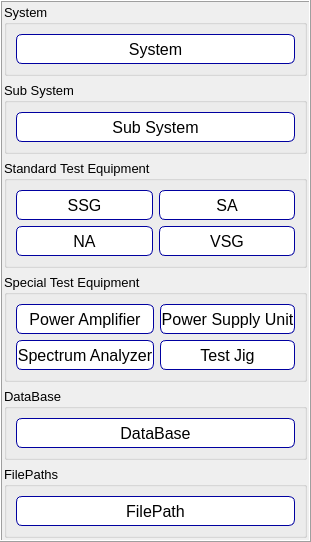
         <widget class="QFrame" name="frame">
          <property name="frameShape">
           <enum>QFrame::Box</enum>
          </property>
          <property name="frameShadow">
           <enum>QFrame::Raised</enum>
          </property>
          <layout class="QVBoxLayout" name="verticalLayout_2">
           <property name="leftMargin">
            <number>2</number>
           </property>
           <property name="topMargin">
            <number>2</number>
           </property>
           <property name="rightMargin">
            <number>2</number>
           </property>
           <property name="bottomMargin">
            <number>2</number>
           </property>
           <item>
            <widget class="QGroupBox" name="GB_System">
             <property name="font">
              <font>
               <family>Arial</family>
               <pointsize>10</pointsize>
               <weight>50</weight>
               <bold>false</bold>
              </font>
             </property>
             <property name="title">
              <string>System</string>
             </property>
             <layout class="QGridLayout" name="gridLayout">
              <item row="0" column="0">
               <widget class="QPushButton" name="PB_System">
                <property name="minimumSize">
                 <size>
                  <width>0</width>
                  <height>30</height>
                 </size>
                </property>
                <property name="font">
                 <font>
                  <family>Arial</family>
                  <pointsize>12</pointsize>
                  <weight>50</weight>
                  <bold>false</bold>
                 </font>
                </property>
                <property name="styleSheet">
                 <string notr="true">QPushButton
					{
                       border: 1px solid rgb(0,0,160);	
					 border-radius : 6px;
	background-color: rgb(255, 255, 255);
						
					}
 					 QPushButton:hover{
			
                 	background-color:  rgb(246, 255, 187);
	                                  
}

QPushButton:pressed{
  background-color :rgb(246, 255, 187);
}
</string>
                </property>
                <property name="text">
                 <string>System</string>
                </property>
               </widget>
              </item>
             </layout>
            </widget>
           </item>
           <item>
            <widget class="QGroupBox" name="GB_Subsystem">
             <property name="font">
              <font>
               <family>Arial</family>
               <pointsize>10</pointsize>
               <weight>50</weight>
               <bold>false</bold>
              </font>
             </property>
             <property name="title">
              <string>Sub System</string>
             </property>
             <layout class="QGridLayout" name="gridLayout_2">
              <item row="0" column="0">
               <widget class="QPushButton" name="PB_Subsystem">
                <property name="minimumSize">
                 <size>
                  <width>0</width>
                  <height>30</height>
                 </size>
                </property>
                <property name="font">
                 <font>
                  <family>Arial</family>
                  <pointsize>12</pointsize>
                  <weight>50</weight>
                  <bold>false</bold>
                 </font>
                </property>
                <property name="styleSheet">
                 <string notr="true">QPushButton
					{
                       border: 1px solid rgb(0,0,160);	
					 border-radius : 6px;
	background-color: rgb(255, 255, 255);
						
					}
 					 QPushButton:hover{
			
                 	background-color:  rgb(246, 255, 187);
	                                  
}

QPushButton:pressed{
  background-color :rgb(246, 255, 187);
}
</string>
                </property>
                <property name="text">
                 <string>Sub System</string>
                </property>
               </widget>
              </item>
             </layout>
            </widget>
           </item>
           <item>
            <widget class="QGroupBox" name="GB_Standardtestequipment">
             <property name="font">
              <font>
               <family>Arial</family>
               <pointsize>10</pointsize>
               <weight>50</weight>
               <bold>false</bold>
              </font>
             </property>
             <property name="title">
              <string>Standard Test Equipment</string>
             </property>
             <layout class="QGridLayout" name="gridLayout_3">
              <item row="0" column="0">
               <widget class="QPushButton" name="PB_SSG">
                <property name="minimumSize">
                 <size>
                  <width>0</width>
                  <height>30</height>
                 </size>
                </property>
                <property name="font">
                 <font>
                  <family>Arial</family>
                  <pointsize>12</pointsize>
                  <weight>50</weight>
                  <bold>false</bold>
                 </font>
                </property>
                <property name="styleSheet">
                 <string notr="true">QPushButton
					{
                       border: 1px solid rgb(0,0,160);	
					 border-radius : 6px;
	background-color: rgb(255, 255, 255);
						
					}
 					 QPushButton:hover{
			
                 	background-color:  rgb(246, 255, 187);
	                                  
}

QPushButton:pressed{
  background-color :rgb(246, 255, 187);
}
</string>
                </property>
                <property name="text">
                 <string>SSG</string>
                </property>
               </widget>
              </item>
              <item row="0" column="1">
               <widget class="QPushButton" name="PB_SA">
                <property name="minimumSize">
                 <size>
                  <width>0</width>
                  <height>30</height>
                 </size>
                </property>
                <property name="font">
                 <font>
                  <family>Arial</family>
                  <pointsize>12</pointsize>
                  <weight>50</weight>
                  <bold>false</bold>
                 </font>
                </property>
                <property name="styleSheet">
                 <string notr="true">QPushButton
					{
                       border: 1px solid rgb(0,0,160);	
					 border-radius : 6px;
	background-color: rgb(255, 255, 255);
						
					}
 					 QPushButton:hover{
			
                 	background-color:  rgb(246, 255, 187);
	                                  
}

QPushButton:pressed{
  background-color :rgb(246, 255, 187);
}
</string>
                </property>
                <property name="text">
                 <string>SA</string>
                </property>
               </widget>
              </item>
              <item row="1" column="0">
               <widget class="QPushButton" name="PB_NA">
                <property name="minimumSize">
                 <size>
                  <width>0</width>
                  <height>30</height>
                 </size>
                </property>
                <property name="font">
                 <font>
                  <family>Arial</family>
                  <pointsize>12</pointsize>
                  <weight>50</weight>
                  <bold>false</bold>
                 </font>
                </property>
                <property name="styleSheet">
                 <string notr="true">QPushButton
					{
                       border: 1px solid rgb(0,0,160);	
					 border-radius : 6px;
	background-color: rgb(255, 255, 255);
						
					}
 					 QPushButton:hover{
			
                 	background-color:  rgb(246, 255, 187);
	                                  
}

QPushButton:pressed{
  background-color :rgb(246, 255, 187);
}
</string>
                </property>
                <property name="text">
                 <string>NA</string>
                </property>
               </widget>
              </item>
              <item row="1" column="1">
               <widget class="QPushButton" name="PB_VSG">
                <property name="minimumSize">
                 <size>
                  <width>0</width>
                  <height>30</height>
                 </size>
                </property>
                <property name="font">
                 <font>
                  <family>Arial</family>
                  <pointsize>12</pointsize>
                  <weight>50</weight>
                  <bold>false</bold>
                 </font>
                </property>
                <property name="styleSheet">
                 <string notr="true">QPushButton
					{
                       border: 1px solid rgb(0,0,160);	
					 border-radius : 6px;
	background-color: rgb(255, 255, 255);
						
					}
 					 QPushButton:hover{
			
                 	background-color:  rgb(246, 255, 187);
	                                  
}

QPushButton:pressed{
  background-color :rgb(246, 255, 187);
}
</string>
                </property>
                <property name="text">
                 <string>VSG</string>
                </property>
               </widget>
              </item>
             </layout>
            </widget>
           </item>
           <item>
            <widget class="QGroupBox" name="GB_Specialtestequipment">
             <property name="font">
              <font>
               <family>Arial</family>
               <pointsize>10</pointsize>
               <weight>50</weight>
               <bold>false</bold>
              </font>
             </property>
             <property name="title">
              <string>Special Test Equipment</string>
             </property>
             <layout class="QGridLayout" name="gridLayout_4">
              <item row="0" column="0">
               <widget class="QPushButton" name="PB_Poweramplifier">
                <property name="minimumSize">
                 <size>
                  <width>0</width>
                  <height>30</height>
                 </size>
                </property>
                <property name="font">
                 <font>
                  <family>Arial</family>
                  <pointsize>12</pointsize>
                  <weight>50</weight>
                  <bold>false</bold>
                 </font>
                </property>
                <property name="styleSheet">
                 <string notr="true">QPushButton
					{
                       border: 1px solid rgb(0,0,160);	
					 border-radius : 6px;
	background-color: rgb(255, 255, 255);
						
					}
 					 QPushButton:hover{
			
                 	background-color:  rgb(246, 255, 187);
	                                  
}

QPushButton:pressed{
  background-color :rgb(246, 255, 187);
}
</string>
                </property>
                <property name="text">
                 <string>Power Amplifier</string>
                </property>
               </widget>
              </item>
              <item row="0" column="1">
               <widget class="QPushButton" name="PB_Powersupplyunit">
                <property name="minimumSize">
                 <size>
                  <width>0</width>
                  <height>30</height>
                 </size>
                </property>
                <property name="font">
                 <font>
                  <family>Arial</family>
                  <pointsize>12</pointsize>
                  <weight>50</weight>
                  <bold>false</bold>
                 </font>
                </property>
                <property name="styleSheet">
                 <string notr="true">QPushButton
					{
                       border: 1px solid rgb(0,0,160);	
					 border-radius : 6px;
	background-color: rgb(255, 255, 255);
						
					}
 					 QPushButton:hover{
			
                 	background-color:  rgb(246, 255, 187);
	                                  
}

QPushButton:pressed{
  background-color :rgb(246, 255, 187);
}
</string>
                </property>
                <property name="text">
                 <string>Power Supply Unit</string>
                </property>
               </widget>
              </item>
              <item row="1" column="0">
               <widget class="QPushButton" name="PB_Spectrumanalyzer">
                <property name="minimumSize">
                 <size>
                  <width>0</width>
                  <height>30</height>
                 </size>
                </property>
                <property name="font">
                 <font>
                  <family>Arial</family>
                  <pointsize>12</pointsize>
                  <weight>50</weight>
                  <bold>false</bold>
                 </font>
                </property>
                <property name="styleSheet">
                 <string notr="true">QPushButton
					{
                       border: 1px solid rgb(0,0,160);	
					 border-radius : 6px;
	background-color: rgb(255, 255, 255);
						
					}
 					 QPushButton:hover{
			
                 	background-color:  rgb(246, 255, 187);
	                                  
}

QPushButton:pressed{
  background-color :rgb(246, 255, 187);
}
</string>
                </property>
                <property name="text">
                 <string>Spectrum Analyzer</string>
                </property>
               </widget>
              </item>
              <item row="1" column="1">
               <widget class="QPushButton" name="PB_Testjig">
                <property name="minimumSize">
                 <size>
                  <width>0</width>
                  <height>30</height>
                 </size>
                </property>
                <property name="font">
                 <font>
                  <family>Arial</family>
                  <pointsize>12</pointsize>
                  <weight>50</weight>
                  <bold>false</bold>
                 </font>
                </property>
                <property name="styleSheet">
                 <string notr="true">QPushButton
					{
                       border: 1px solid rgb(0,0,160);	
					 border-radius : 6px;
	background-color: rgb(255, 255, 255);
						
					}
 					 QPushButton:hover{
			
                 	background-color:  rgb(246, 255, 187);
	                                  
}

QPushButton:pressed{
  background-color :rgb(246, 255, 187);
}
</string>
                </property>
                <property name="text">
                 <string>Test Jig</string>
                </property>
               </widget>
              </item>
             </layout>
            </widget>
           </item>
           <item>
            <widget class="QGroupBox" name="GB_Database">
             <property name="font">
              <font>
               <family>Arial</family>
               <pointsize>10</pointsize>
               <weight>50</weight>
               <bold>false</bold>
              </font>
             </property>
             <property name="title">
              <string>DataBase</string>
             </property>
             <layout class="QGridLayout" name="gridLayout_5">
              <item row="0" column="0">
               <widget class="QPushButton" name="PB_Database">
                <property name="minimumSize">
                 <size>
                  <width>0</width>
                  <height>30</height>
                 </size>
                </property>
                <property name="font">
                 <font>
                  <family>Arial</family>
                  <pointsize>12</pointsize>
                  <weight>50</weight>
                  <bold>false</bold>
                 </font>
                </property>
                <property name="styleSheet">
                 <string notr="true">QPushButton
					{
                       border: 1px solid rgb(0,0,160);	
					 border-radius : 6px;
	background-color: rgb(255, 255, 255);
						
					}
 					 QPushButton:hover{
			
                 	background-color:  rgb(246, 255, 187);
	                                  
}

QPushButton:pressed{
  background-color :rgb(246, 255, 187);
}
</string>
                </property>
                <property name="text">
                 <string>DataBase</string>
                </property>
               </widget>
              </item>
             </layout>
            </widget>
           </item>
           <item>
            <widget class="QGroupBox" name="GB_Filepaths">
             <property name="font">
              <font>
               <family>Arial</family>
               <pointsize>10</pointsize>
               <weight>50</weight>
               <bold>false</bold>
              </font>
             </property>
             <property name="title">
              <string>FilePaths</string>
             </property>
             <layout class="QGridLayout" name="gridLayout_6">
              <property name="horizontalSpacing">
               <number>11</number>
              </property>
              <item row="0" column="0">
               <widget class="QPushButton" name="PB_Filepath">
                <property name="minimumSize">
                 <size>
                  <width>0</width>
                  <height>30</height>
                 </size>
                </property>
                <property name="font">
                 <font>
                  <family>Arial</family>
                  <pointsize>12</pointsize>
                  <weight>50</weight>
                  <bold>false</bold>
                 </font>
                </property>
                <property name="styleSheet">
                 <string notr="true">QPushButton
					{
                       border: 1px solid rgb(0,0,160);	
					 border-radius : 6px;
	background-color: rgb(255, 255, 255);
						
					}
 					 QPushButton:hover{
			
                 	background-color:  rgb(246, 255, 187);
	                                  
}

QPushButton:pressed{
  background-color :rgb(246, 255, 187);
}
</string>
                </property>
                <property name="text">
                 <string>FilePath</string>
                </property>
               </widget>
              </item>
             </layout>
            </widget>
           </item>
          </layout>
         </widget>
